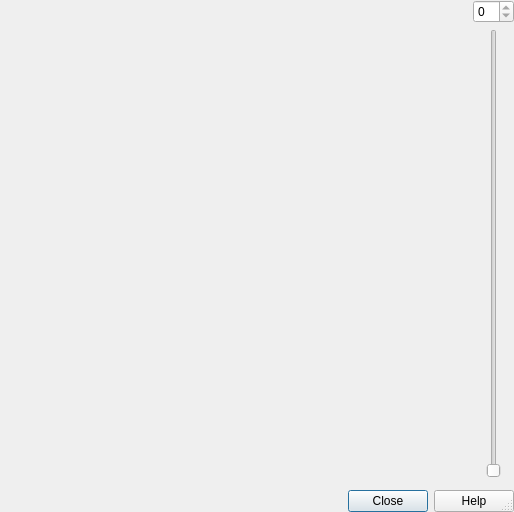
<?xml version="1.0" encoding="UTF-8"?>
<ui version="4.0">
 <class>QtImageViewer</class>
 <widget class="QDialog" name="QtImageViewer">
  <property name="geometry">
   <rect>
    <x>0</x>
    <y>0</y>
    <width>514</width>
    <height>512</height>
   </rect>
  </property>
  <property name="sizePolicy">
   <sizepolicy hsizetype="Preferred" vsizetype="Ignored">
    <horstretch>0</horstretch>
    <verstretch>0</verstretch>
   </sizepolicy>
  </property>
  <property name="windowTitle">
   <string>Image Viewer</string>
  </property>
  <property name="sizeGripEnabled">
   <bool>true</bool>
  </property>
  <layout class="QGridLayout" name="gridLayout" rowstretch="1,0,0" columnstretch="1,0">
   <property name="margin">
    <number>0</number>
   </property>
   <item row="0" column="0">
    <layout class="QVBoxLayout" name="sliceViewLayout" stretch="1,0,1">
     <item>
      <spacer name="verticalSpacer">
       <property name="orientation">
        <enum>Qt::Vertical</enum>
       </property>
       <property name="sizeType">
        <enum>QSizePolicy::Preferred</enum>
       </property>
       <property name="sizeHint" stdset="0">
        <size>
         <width>0</width>
         <height>0</height>
        </size>
       </property>
      </spacer>
     </item>
     <item>
      <widget class="QtGlSliceView" name="OpenGlWindow" native="true">
       <property name="sizePolicy">
        <sizepolicy hsizetype="Minimum" vsizetype="Minimum">
         <horstretch>0</horstretch>
         <verstretch>0</verstretch>
        </sizepolicy>
       </property>
       <property name="focusPolicy">
        <enum>Qt::WheelFocus</enum>
       </property>
      </widget>
     </item>
     <item>
      <spacer name="verticalSpacer_2">
       <property name="orientation">
        <enum>Qt::Vertical</enum>
       </property>
       <property name="sizeType">
        <enum>QSizePolicy::Preferred</enum>
       </property>
       <property name="sizeHint" stdset="0">
        <size>
         <width>0</width>
         <height>0</height>
        </size>
       </property>
      </spacer>
     </item>
    </layout>
   </item>
   <item row="0" column="1">
    <widget class="QWidget" name="Slider" native="true">
     <property name="sizePolicy">
      <sizepolicy hsizetype="Minimum" vsizetype="MinimumExpanding">
       <horstretch>0</horstretch>
       <verstretch>0</verstretch>
      </sizepolicy>
     </property>
     <layout class="QGridLayout" name="gridLayout_2">
      <property name="margin">
       <number>0</number>
      </property>
      <item row="0" column="0" colspan="3">
       <widget class="QSpinBox" name="SliceValue">
        <property name="sizePolicy">
         <sizepolicy hsizetype="Preferred" vsizetype="Fixed">
          <horstretch>0</horstretch>
          <verstretch>0</verstretch>
         </sizepolicy>
        </property>
        <property name="focusPolicy">
         <enum>Qt::NoFocus</enum>
        </property>
        <property name="readOnly">
         <bool>true</bool>
        </property>
       </widget>
      </item>
      <item row="1" column="0">
       <spacer name="horizontalSpacer">
        <property name="orientation">
         <enum>Qt::Horizontal</enum>
        </property>
        <property name="sizeType">
         <enum>QSizePolicy::Minimum</enum>
        </property>
        <property name="sizeHint" stdset="0">
         <size>
          <width>0</width>
          <height>0</height>
         </size>
        </property>
       </spacer>
      </item>
      <item row="1" column="1">
       <widget class="QSlider" name="SliceNumSlider">
        <property name="toolTip">
         <string>Select a slice</string>
        </property>
        <property name="orientation">
         <enum>Qt::Vertical</enum>
        </property>
        <property name="tickPosition">
         <enum>QSlider::NoTicks</enum>
        </property>
       </widget>
      </item>
      <item row="1" column="2">
       <spacer name="horizontalSpacer_2">
        <property name="orientation">
         <enum>Qt::Horizontal</enum>
        </property>
        <property name="sizeType">
         <enum>QSizePolicy::Minimum</enum>
        </property>
        <property name="sizeHint" stdset="0">
         <size>
          <width>0</width>
          <height>0</height>
         </size>
        </property>
       </spacer>
      </item>
     </layout>
    </widget>
   </item>
   <item row="1" column="0" colspan="2">
    <widget class="QtSliceControlsWidget" name="Controls" native="true">
     <property name="sizePolicy">
      <sizepolicy hsizetype="Minimum" vsizetype="Preferred">
       <horstretch>0</horstretch>
       <verstretch>0</verstretch>
      </sizepolicy>
     </property>
    </widget>
   </item>
   <item row="2" column="0" colspan="2">
    <widget class="QWidget" name="ButtonBoxWidget" native="true">
     <layout class="QVBoxLayout" name="verticalLayout">
      <property name="margin">
       <number>0</number>
      </property>
      <item>
       <widget class="QDialogButtonBox" name="ButtonBox">
        <property name="standardButtons">
         <set>QDialogButtonBox::Close|QDialogButtonBox::Help</set>
        </property>
       </widget>
      </item>
     </layout>
    </widget>
   </item>
  </layout>
 </widget>
 <customwidgets>
  <customwidget>
   <class>QtGlSliceView</class>
   <extends>QWidget</extends>
   <header>QtGlSliceView.h</header>
  </customwidget>
  <customwidget>
   <class>QtSliceControlsWidget</class>
   <extends>QWidget</extends>
   <header>QtSliceControlsWidget.h</header>
   <container>1</container>
  </customwidget>
 </customwidgets>
 <resources/>
 <connections/>
</ui>
